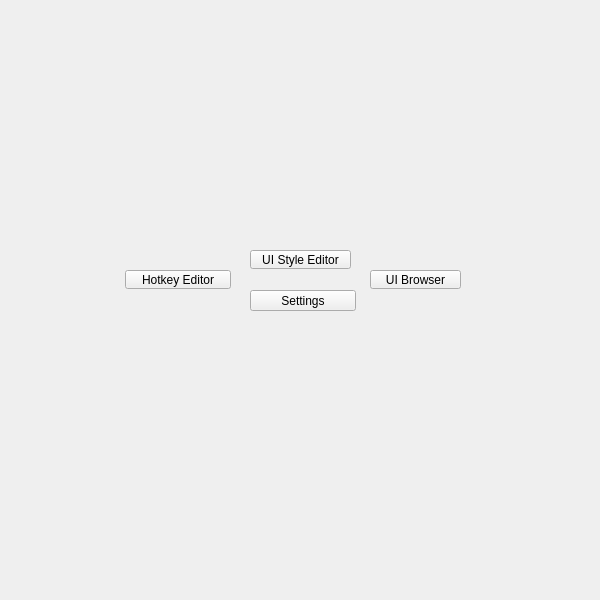
<?xml version="1.0" encoding="UTF-8"?>
<ui version="4.0">
 <class>QtUi</class>
 <widget class="QMainWindow" name="QtUi">
  <property name="enabled">
   <bool>true</bool>
  </property>
  <property name="geometry">
   <rect>
    <x>0</x>
    <y>0</y>
    <width>600</width>
    <height>600</height>
   </rect>
  </property>
  <property name="sizePolicy">
   <sizepolicy hsizetype="Ignored" vsizetype="Ignored">
    <horstretch>0</horstretch>
    <verstretch>0</verstretch>
   </sizepolicy>
  </property>
  <property name="minimumSize">
   <size>
    <width>0</width>
    <height>0</height>
   </size>
  </property>
  <property name="maximumSize">
   <size>
    <width>600</width>
    <height>600</height>
   </size>
  </property>
  <property name="cursor">
   <cursorShape>ArrowCursor</cursorShape>
  </property>
  <property name="whatsThis">
   <string>main</string>
  </property>
  <property name="toolButtonStyle">
   <enum>Qt::ToolButtonIconOnly</enum>
  </property>
  <property name="tabShape">
   <enum>QTabWidget::Triangular</enum>
  </property>
  <property name="dockNestingEnabled">
   <bool>true</bool>
  </property>
  <property name="dockOptions">
   <set>QMainWindow::AllowNestedDocks|QMainWindow::AllowTabbedDocks|QMainWindow::AnimatedDocks|QMainWindow::ForceTabbedDocks</set>
  </property>
  <widget class="QWidget" name="widget">
   <property name="sizePolicy">
    <sizepolicy hsizetype="Ignored" vsizetype="Ignored">
     <horstretch>0</horstretch>
     <verstretch>0</verstretch>
    </sizepolicy>
   </property>
   <widget class="MenuButton" name="i023">
    <property name="geometry">
     <rect>
      <x>250</x>
      <y>290</y>
      <width>106</width>
      <height>21</height>
     </rect>
    </property>
    <property name="minimumSize">
     <size>
      <width>0</width>
      <height>21</height>
     </size>
    </property>
    <property name="maximumSize">
     <size>
      <width>999</width>
      <height>21</height>
     </size>
    </property>
    <property name="toolTip">
     <string>Settings</string>
    </property>
    <property name="target">
     <string>settings</string>
    </property>
    <property name="text">
     <string>Settings</string>
    </property>
   </widget>
   <widget class="QPushButton" name="b020">
    <property name="geometry">
     <rect>
      <x>250</x>
      <y>250</y>
      <width>101</width>
      <height>19</height>
     </rect>
    </property>
    <property name="minimumSize">
     <size>
      <width>0</width>
      <height>19</height>
     </size>
    </property>
    <property name="maximumSize">
     <size>
      <width>16777215</width>
      <height>19</height>
     </size>
    </property>
    <property name="toolTip">
     <string>Customize the UI colors used by Tentacle.</string>
    </property>
    <property name="text">
     <string>UI Style Editor</string>
    </property>
   </widget>
   <widget class="QPushButton" name="b021">
    <property name="geometry">
     <rect>
      <x>125</x>
      <y>270</y>
      <width>106</width>
      <height>19</height>
     </rect>
    </property>
    <property name="minimumSize">
     <size>
      <width>0</width>
      <height>19</height>
     </size>
    </property>
    <property name="maximumSize">
     <size>
      <width>16777215</width>
      <height>19</height>
     </size>
    </property>
    <property name="toolTip">
     <string>Customize the UI shortcuts.</string>
    </property>
    <property name="text">
     <string>Hotkey Editor</string>
    </property>
   </widget>
   <widget class="QPushButton" name="b022">
    <property name="geometry">
     <rect>
      <x>370</x>
      <y>270</y>
      <width>91</width>
      <height>19</height>
     </rect>
    </property>
    <property name="minimumSize">
     <size>
      <width>0</width>
      <height>19</height>
     </size>
    </property>
    <property name="maximumSize">
     <size>
      <width>16777215</width>
      <height>19</height>
     </size>
    </property>
    <property name="toolTip">
     <string>Browse, search, tag, and launch any registered UI.</string>
    </property>
    <property name="text">
     <string>UI Browser</string>
    </property>
   </widget>
  </widget>
 </widget>
 <customwidgets>
  <customwidget>
   <class>MenuButton</class>
   <extends>QPushButton</extends>
   <header>widgets.menubutton.h</header>
  </customwidget>
 </customwidgets>
 <resources/>
 <connections/>
 <designerdata>
  <property name="gridDeltaX">
   <number>5</number>
  </property>
  <property name="gridDeltaY">
   <number>10</number>
  </property>
  <property name="gridSnapX">
   <bool>true</bool>
  </property>
  <property name="gridSnapY">
   <bool>true</bool>
  </property>
  <property name="gridVisible">
   <bool>true</bool>
  </property>
 </designerdata>
</ui>
